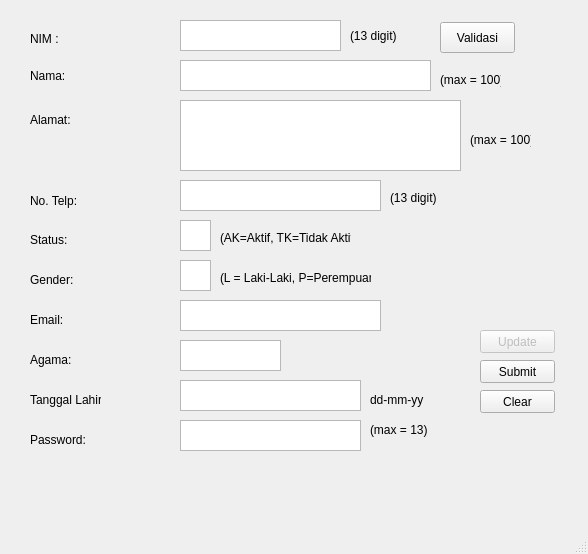
<?xml version="1.0" encoding="UTF-8"?>
<ui version="4.0">
 <class>MainWindow</class>
 <widget class="QMainWindow" name="MainWindow">
  <property name="geometry">
   <rect>
    <x>0</x>
    <y>0</y>
    <width>588</width>
    <height>554</height>
   </rect>
  </property>
  <property name="windowTitle">
   <string>Form Pengisian Data Mahasiswa</string>
  </property>
  <property name="windowIcon">
   <iconset>
    <normaloff>C:/Users/Nepalactone/Pictures/Linux Wallpaper/gnulinux_yinyang_logo_by_dablim-d6gq5ro.png</normaloff>C:/Users/Nepalactone/Pictures/Linux Wallpaper/gnulinux_yinyang_logo_by_dablim-d6gq5ro.png</iconset>
  </property>
  <widget class="QWidget" name="centralwidget">
   <widget class="QTextEdit" name="teNIM">
    <property name="geometry">
     <rect>
      <x>180</x>
      <y>20</y>
      <width>161</width>
      <height>31</height>
     </rect>
    </property>
   </widget>
   <widget class="QTextEdit" name="teNama">
    <property name="geometry">
     <rect>
      <x>180</x>
      <y>60</y>
      <width>251</width>
      <height>31</height>
     </rect>
    </property>
   </widget>
   <widget class="QTextEdit" name="teAlamat">
    <property name="geometry">
     <rect>
      <x>180</x>
      <y>100</y>
      <width>281</width>
      <height>71</height>
     </rect>
    </property>
   </widget>
   <widget class="QTextEdit" name="teNoTelp">
    <property name="geometry">
     <rect>
      <x>180</x>
      <y>180</y>
      <width>201</width>
      <height>31</height>
     </rect>
    </property>
   </widget>
   <widget class="QTextEdit" name="teStatus">
    <property name="geometry">
     <rect>
      <x>180</x>
      <y>220</y>
      <width>31</width>
      <height>31</height>
     </rect>
    </property>
   </widget>
   <widget class="QTextEdit" name="teGender">
    <property name="geometry">
     <rect>
      <x>180</x>
      <y>260</y>
      <width>31</width>
      <height>31</height>
     </rect>
    </property>
   </widget>
   <widget class="QTextEdit" name="teEmail">
    <property name="geometry">
     <rect>
      <x>180</x>
      <y>300</y>
      <width>201</width>
      <height>31</height>
     </rect>
    </property>
   </widget>
   <widget class="QTextEdit" name="teAgama">
    <property name="geometry">
     <rect>
      <x>180</x>
      <y>340</y>
      <width>101</width>
      <height>31</height>
     </rect>
    </property>
   </widget>
   <widget class="QTextEdit" name="teDoB">
    <property name="geometry">
     <rect>
      <x>180</x>
      <y>380</y>
      <width>181</width>
      <height>31</height>
     </rect>
    </property>
   </widget>
   <widget class="QLabel" name="label">
    <property name="geometry">
     <rect>
      <x>30</x>
      <y>23</y>
      <width>51</width>
      <height>31</height>
     </rect>
    </property>
    <property name="text">
     <string>NIM :</string>
    </property>
   </widget>
   <widget class="QLabel" name="label_2">
    <property name="geometry">
     <rect>
      <x>30</x>
      <y>60</y>
      <width>51</width>
      <height>31</height>
     </rect>
    </property>
    <property name="text">
     <string>Nama:</string>
    </property>
   </widget>
   <widget class="QLabel" name="label_3">
    <property name="geometry">
     <rect>
      <x>30</x>
      <y>109</y>
      <width>51</width>
      <height>21</height>
     </rect>
    </property>
    <property name="text">
     <string>Alamat:</string>
    </property>
   </widget>
   <widget class="QLabel" name="label_4">
    <property name="geometry">
     <rect>
      <x>30</x>
      <y>190</y>
      <width>51</width>
      <height>21</height>
     </rect>
    </property>
    <property name="text">
     <string>No. Telp:</string>
    </property>
   </widget>
   <widget class="QLabel" name="label_5">
    <property name="geometry">
     <rect>
      <x>30</x>
      <y>230</y>
      <width>51</width>
      <height>20</height>
     </rect>
    </property>
    <property name="text">
     <string>Status:</string>
    </property>
   </widget>
   <widget class="QLabel" name="label_6">
    <property name="geometry">
     <rect>
      <x>30</x>
      <y>270</y>
      <width>51</width>
      <height>20</height>
     </rect>
    </property>
    <property name="text">
     <string>Gender:</string>
    </property>
   </widget>
   <widget class="QLabel" name="label_7">
    <property name="geometry">
     <rect>
      <x>30</x>
      <y>310</y>
      <width>51</width>
      <height>20</height>
     </rect>
    </property>
    <property name="text">
     <string>Email:</string>
    </property>
   </widget>
   <widget class="QLabel" name="label_8">
    <property name="geometry">
     <rect>
      <x>30</x>
      <y>350</y>
      <width>51</width>
      <height>20</height>
     </rect>
    </property>
    <property name="text">
     <string>Agama:</string>
    </property>
   </widget>
   <widget class="QLabel" name="label_9">
    <property name="geometry">
     <rect>
      <x>30</x>
      <y>390</y>
      <width>71</width>
      <height>20</height>
     </rect>
    </property>
    <property name="text">
     <string>Tanggal Lahir:</string>
    </property>
   </widget>
   <widget class="QPushButton" name="pbSubmit">
    <property name="enabled">
     <bool>true</bool>
    </property>
    <property name="geometry">
     <rect>
      <x>480</x>
      <y>360</y>
      <width>75</width>
      <height>23</height>
     </rect>
    </property>
    <property name="text">
     <string>Submit</string>
    </property>
   </widget>
   <widget class="QPushButton" name="pbClear">
    <property name="geometry">
     <rect>
      <x>480</x>
      <y>390</y>
      <width>75</width>
      <height>23</height>
     </rect>
    </property>
    <property name="text">
     <string>Clear</string>
    </property>
   </widget>
   <widget class="QLabel" name="res_out">
    <property name="geometry">
     <rect>
      <x>40</x>
      <y>480</y>
      <width>511</width>
      <height>31</height>
     </rect>
    </property>
    <property name="text">
     <string/>
    </property>
   </widget>
   <widget class="QTextEdit" name="tePwd">
    <property name="geometry">
     <rect>
      <x>180</x>
      <y>420</y>
      <width>181</width>
      <height>31</height>
     </rect>
    </property>
   </widget>
   <widget class="QLabel" name="label_10">
    <property name="geometry">
     <rect>
      <x>30</x>
      <y>430</y>
      <width>71</width>
      <height>20</height>
     </rect>
    </property>
    <property name="text">
     <string>Password:</string>
    </property>
   </widget>
   <widget class="QPushButton" name="pbValidate">
    <property name="geometry">
     <rect>
      <x>440</x>
      <y>22</y>
      <width>75</width>
      <height>31</height>
     </rect>
    </property>
    <property name="text">
     <string>Validasi</string>
    </property>
   </widget>
   <widget class="QPushButton" name="pbUpdate">
    <property name="enabled">
     <bool>false</bool>
    </property>
    <property name="geometry">
     <rect>
      <x>480</x>
      <y>330</y>
      <width>75</width>
      <height>23</height>
     </rect>
    </property>
    <property name="text">
     <string>Update</string>
    </property>
   </widget>
   <widget class="QLabel" name="label_11">
    <property name="geometry">
     <rect>
      <x>350</x>
      <y>26</y>
      <width>61</width>
      <height>20</height>
     </rect>
    </property>
    <property name="text">
     <string>(13 digit)</string>
    </property>
   </widget>
   <widget class="QLabel" name="label_12">
    <property name="geometry">
     <rect>
      <x>440</x>
      <y>70</y>
      <width>61</width>
      <height>20</height>
     </rect>
    </property>
    <property name="text">
     <string>(max = 100)</string>
    </property>
   </widget>
   <widget class="QLabel" name="label_13">
    <property name="geometry">
     <rect>
      <x>470</x>
      <y>130</y>
      <width>61</width>
      <height>20</height>
     </rect>
    </property>
    <property name="text">
     <string>(max = 100)</string>
    </property>
   </widget>
   <widget class="QLabel" name="label_14">
    <property name="geometry">
     <rect>
      <x>390</x>
      <y>190</y>
      <width>61</width>
      <height>16</height>
     </rect>
    </property>
    <property name="text">
     <string>(13 digit)</string>
    </property>
   </widget>
   <widget class="QLabel" name="label_15">
    <property name="geometry">
     <rect>
      <x>220</x>
      <y>230</y>
      <width>131</width>
      <height>16</height>
     </rect>
    </property>
    <property name="text">
     <string>(AK=Aktif, TK=Tidak Aktif)</string>
    </property>
   </widget>
   <widget class="QLabel" name="label_16">
    <property name="geometry">
     <rect>
      <x>220</x>
      <y>270</y>
      <width>151</width>
      <height>16</height>
     </rect>
    </property>
    <property name="text">
     <string>(L = Laki-Laki, P=Perempuan)</string>
    </property>
   </widget>
   <widget class="QLabel" name="label_17">
    <property name="geometry">
     <rect>
      <x>370</x>
      <y>390</y>
      <width>61</width>
      <height>20</height>
     </rect>
    </property>
    <property name="text">
     <string>dd-mm-yy</string>
    </property>
   </widget>
   <widget class="QLabel" name="label_18">
    <property name="geometry">
     <rect>
      <x>370</x>
      <y>420</y>
      <width>61</width>
      <height>20</height>
     </rect>
    </property>
    <property name="text">
     <string>(max = 13)</string>
    </property>
   </widget>
  </widget>
  <widget class="QMenuBar" name="menubar">
   <property name="geometry">
    <rect>
     <x>0</x>
     <y>0</y>
     <width>588</width>
     <height>21</height>
    </rect>
   </property>
  </widget>
  <widget class="QStatusBar" name="statusbar"/>
 </widget>
 <resources/>
 <connections/>
</ui>
